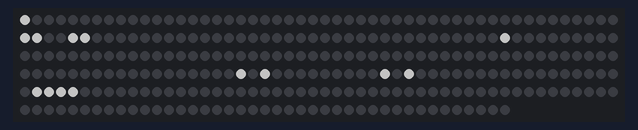
A sketch run on a simulated Arduino Uno, built for the host (arithmetic inside an expression is 32-bit, double 64-bit). Shown: 291 RGB LEDs in strip order, left to right, continuing on the next row. Dim RGB values are drawn brighter than linear.

Above: at 1.1 s.
At 12.59 s:
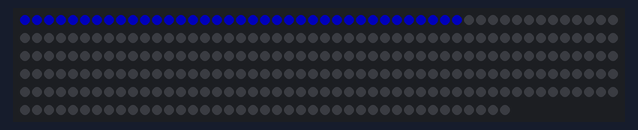
At 16.84 s:
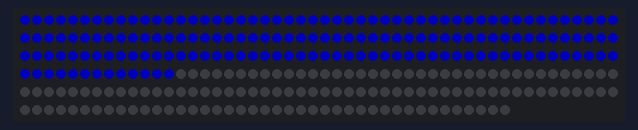
At 21.3 s:
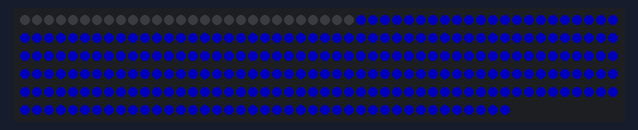
At 25.43 s:
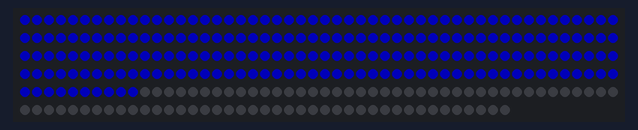
At 29.68 s:
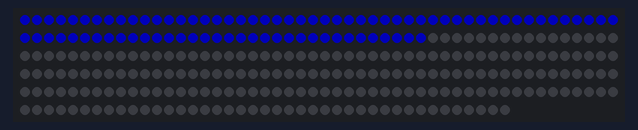

The sketch:

sketch_apr11a.ino
```cpp
#include <FastLED.h>

#define LED_PIN     7
#define NUM_LEDS    291 // only 291 without first led
#define BRIGHTNESS  90
#define LED_TYPE    WS2811
#define COLOR_ORDER GRB
CRGB leds[NUM_LEDS];

// white to GND, red to 5V, yellow/green to 7

void setup() {
    delay( 1000 ); // power-up safety delay
    FastLED.addLeds<LED_TYPE, LED_PIN, COLOR_ORDER>(leds, NUM_LEDS).setCorrection( TypicalLEDStrip );
    FastLED.setBrightness(BRIGHTNESS);
}


void loop()
{
  //these stay on for the entire first part
  leds[50] = CRGB::White;
  leds[51] = CRGB::White;
  leds[54] = CRGB::White;
  leds[55] = CRGB::White;
  leds[90] = CRGB::White;
  leds[168] = CRGB::White;
  leds[170] = CRGB::White;
  leds[180] = CRGB::White;
  leds[182] = CRGB::White;
  leds[201] = CRGB::White;
  leds[202] = CRGB::White;
  leds[203] = CRGB::White;
  leds[204] = CRGB::White;
  FastLED.show();

  leds[0] = CRGB::White;
  FastLED.show();
  delay(600);
  leds[0] = CRGB::Black;

  leds[10] = CRGB::White;
  FastLED.show();
  delay(650);
  leds[10] = CRGB::Black;

  leds[30] = CRGB::White;
  FastLED.show();
  delay(400);
  leds[30] = CRGB::Black;

  leds[289] = CRGB::White;
  FastLED.show();
  delay(310);
  leds[289] = CRGB::Black;

  leds[290] = CRGB::White;
  FastLED.show();
  delay(550);
  leds[290] = CRGB::Black;

  leds[291] = CRGB::White;
  FastLED.show();
  delay(300);
  leds[291] = CRGB::Black;

  leds[100] = CRGB::White;
  leds[101] = CRGB::White;
  leds[102] = CRGB::White;
  leds[103] = CRGB::White;
  leds[104] = CRGB::White;
  leds[105] = CRGB::White;
  leds[106] = CRGB::White;
  FastLED.show();
  delay(600);
  leds[100] = CRGB::Black;
  leds[101] = CRGB::Black;
  leds[102] = CRGB::Black;
  leds[103] = CRGB::Black;
  leds[104] = CRGB::Black;
  leds[105] = CRGB::Black;
  leds[106] = CRGB::Black;

  leds[30] = CRGB::White;
  FastLED.show();
  delay(600);
  leds[30] = CRGB::Black;

  leds[0] = CRGB::White;
  leds[61] = CRGB::White;
  leds[64] = CRGB::White;
  leds[65] = CRGB::White;
  leds[67] = CRGB::White;
  leds[80] = CRGB::White;
  leds[107] = CRGB::White;
  leds[108] = CRGB::White;
  leds[109] = CRGB::White;
  leds[110] = CRGB::White;
  leds[128] = CRGB::White;
  leds[139] = CRGB::White;
  leds[149] = CRGB::White;
  leds[153] = CRGB::White;
  leds[273] = CRGB::White;
  leds[279] = CRGB::White;
  leds[280] = CRGB::White;
  leds[281] = CRGB::White;
  leds[282] = CRGB::White;
  leds[283] = CRGB::White;
  leds[285] = CRGB::White;
  leds[286] = CRGB::White;
  FastLED.show();
  delay(450);
  leds[0] = CRGB::Black;
  leds[61] = CRGB::Black;
  leds[64] = CRGB::Black;
  leds[65] = CRGB::Black;
  leds[67] = CRGB::Black;
  leds[80] = CRGB::Black;
  leds[107] = CRGB::Black;
  leds[108] = CRGB::Black;
  leds[109] = CRGB::Black;
  leds[110] = CRGB::Black;
  leds[128] = CRGB::Black;
  leds[139] = CRGB::Black;
  leds[149] = CRGB::Black;
  leds[153] = CRGB::Black;
  leds[273] = CRGB::Black;
  leds[279] = CRGB::Black;
  leds[280] = CRGB::Black;
  leds[281] = CRGB::Black;
  leds[282] = CRGB::Black;
  leds[283] = CRGB::Black;
  leds[285] = CRGB::Black;
  leds[286] = CRGB::Black;

  leds[90] = CRGB::White;
  FastLED.show();
  delay(650);
  leds[90] = CRGB::Black;

  leds[223] = CRGB::White;
  FastLED.show();
  delay(400);
  leds[223] = CRGB::Black;

  leds[223] = CRGB::White;
  FastLED.show();
  delay(400);
  leds[223] = CRGB::Black;

  leds[223] = CRGB::White;
  FastLED.show();
  delay(400);
  leds[223] = CRGB::Black;

  leds[223] = CRGB::White;
  FastLED.show();
  delay(400);
  leds[223] = CRGB::Black;

  leds[223] = CRGB::White;
  FastLED.show();
  delay(400);
  leds[223] = CRGB::Black;

  leds[223] = CRGB::White;
  FastLED.show();
  delay(400);
  leds[223] = CRGB::Black;

  //just add stuff to above this until you get the desired time

      for(int led = 0; led < NUM_LEDS; led = led + 1) {
      leds[led] = CRGB::Black;
      FastLED.show();
     }


     for(int led = 0; led < NUM_LEDS; led = led + 1) {
      leds[led] = CRGB::MediumBlue;
      FastLED.show();
      delay(25);
     }

     //add loops to go to music idk how to do this efficiently so good luck!!!
     // also, I don't know how to do it so that it's not going one by one without calling each
     // individual led (even without a delay, it still calls each led one by one :()
     for(int led = 0; led < 28; led = led + 1) {
      leds[led] = CRGB::Black;
      FastLED.show();
     }

     delay(1000);

      for(int led = 0; led < 28; led = led + 1) {
      leds[led] = CRGB::MediumBlue;
      FastLED.show();
     }

      for(int led = NUM_LEDS; led >= 0; led = led -1 ) {
      leds[led] = CRGB::Black;
      FastLED.show();
      delay(25);
     }

     delay(10000);
}
```
